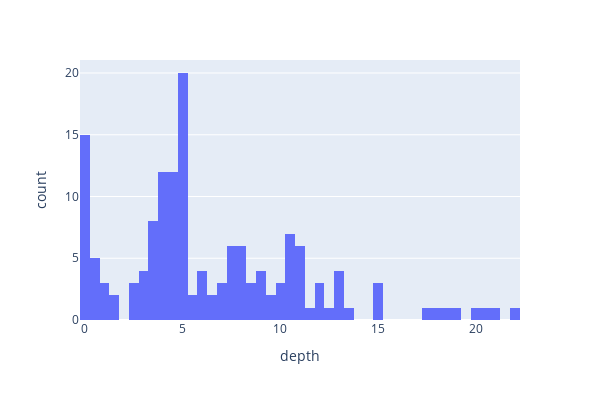

Notebook cell for this chart:
### Code cell
fig = px.histogram(quake,   #specify what dataframe to use
             x="depth",  #specify the variable for the histogram 
             nbins=50,       #number of bins for the histogram 
             height=400,     #dimensions of the figure
             width=600);
fig.show()

### Figure 1 — Plotly figure (JSON) as saved in the notebook; plotly's stock layout.template omitted (floating-point values rounded to 4 significant figures; data arrays with more than 128 entries replaced by an {"elided": "..."} marker saying what was removed)
{"data": [{"alignmentgroup": "True", "bingroup": "x", "hovertemplate": "depth=%{x}<br>count=%{y}<extra></extra>", "legendgroup": "", "marker": {"color": "#636efa", "pattern": {"shape": ""}}, "name": "", "nbinsx": 50, "offsetgroup": "", "orientation": "v", "showlegend": false, "type": "histogram", "x": {"elided": "153 float values"}, "xaxis": "x", "yaxis": "y"}], "layout": {"barmode": "relative", "height": 400, "legend": {"tracegroupgap": 0}, "margin": {"t": 60}, "width": 600, "xaxis": {"anchor": "y", "domain": [0, 1], "title": {"text": "depth"}}, "yaxis": {"anchor": "x", "domain": [0, 1], "title": {"text": "count"}}}}
